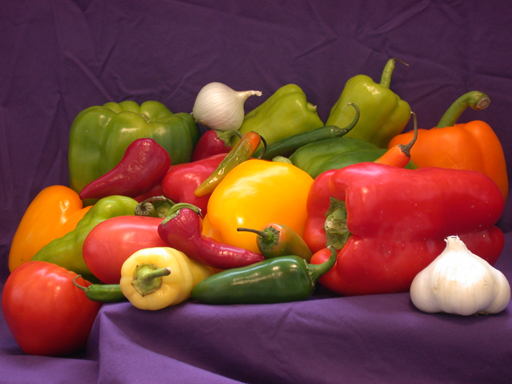
#> input picture assignment1/images/images/task1/peppers.png, 512 x 384 px, found by its file name
$ jupyter execute colorHistograms2.ipynb
#> lines starting #> are read from the running program, lines starting #| are printed output that depends on the picture
[cell 1]
import cv2
import numpy as np
import matplotlib.pyplot as plt
from PIL import Image

# [13 lines of commented-out code are left out]
cv2.startWindowThread()

# provide the path to your image file
img_bgr=cv2.imread('../../images/peppers.png')
#> img_bgr is the input picture: shape (384, 512, 3); mean B, G, R 57.6, 66.4, 120.8

cv2.imshow('input image', img_bgr)

print('press a key to plot histograms')
cv2.waitKey()


# convert from BGR to RGB because cv2 reads in the BGR order
img=cv2.cvtColor(img_bgr,cv2.COLOR_BGR2RGB)

# obtain compact color histograms
red_hist = cv2.calcHist([img], [0], None, [32], [0, 255])
#> red_hist = 32 values, max 38950 at index 8, min 10 at index 0, mean 5794.8
green_hist = cv2.calcHist([img], [1], None, [32], [0, 255])
#> green_hist = 32 values, max 45609 at index 4, min 367 at index 30, mean 6133.6
blue_hist = cv2.calcHist([img], [2], None, [32], [0, 255])
#> blue_hist = 32 values, max 37871 at index 8, min 162 at index 27, mean 6133.8


# plot the histograms
plt.subplot(4, 1, 1)
plt.imshow(img)
plt.title('image')
plt.xticks([])
plt.yticks([])

plt.subplot(4, 1, 2)
plt.plot(red_hist, color='r')
plt.xlim([0, 255])
plt.title('red histogram')

plt.subplot(4, 1, 3)
plt.plot(green_hist, color='g')
plt.xlim([0, 255])
plt.title('green histogram')

plt.subplot(4, 1, 4)
plt.plot(blue_hist, color='b')
plt.xlim([0, 255])
plt.title('blue histogram')

plt.tight_layout()
plt.show()
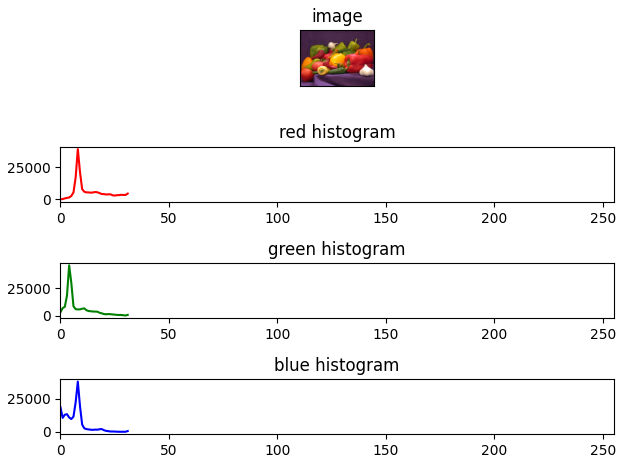
#> figure drawn by matplotlib, 4 panels; panel 2: curve peaks at x = 8, y = 38950; panel 3: curve peaks at x = 4, y = 45609; panel 4: curve peaks at x = 8, y = 37871

print('press a key to close image')
cv2.waitKey()
cv2.destroyAllWindows()
cv2.waitKey(1)

# iof you would like to see the image as read by cv2
print('press a key to show original image inline (BGR format)')
cv2.waitKey()
plt.imshow(img_bgr)


$ run again, with assignment1/images/images/task1/lighthouse.png copied over assignment1/images/images/task1/peppers.png
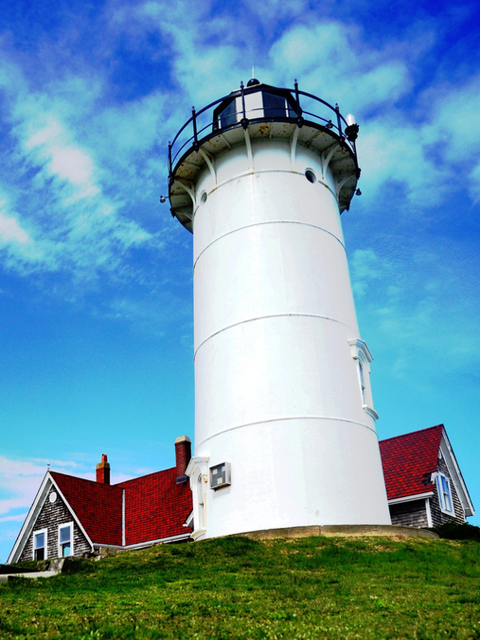
#> input picture assignment1/images/images/task1/lighthouse.png, 480 x 640 px, found by its file name
#> img_bgr is the input picture: shape (640, 480, 3); mean B, G, R 171.4, 150.1, 106.4
#> red_hist = 32 values, max 25676 at index 9, min 1696 at index 22, mean 9597.3
#> green_hist = 32 values, max 20626 at index 24, min 2743 at index 4, mean 9552.4
#> blue_hist = 32 values, max 87062 at index 26, min 541 at index 20, mean 9514.7
#> `plt.show()`:
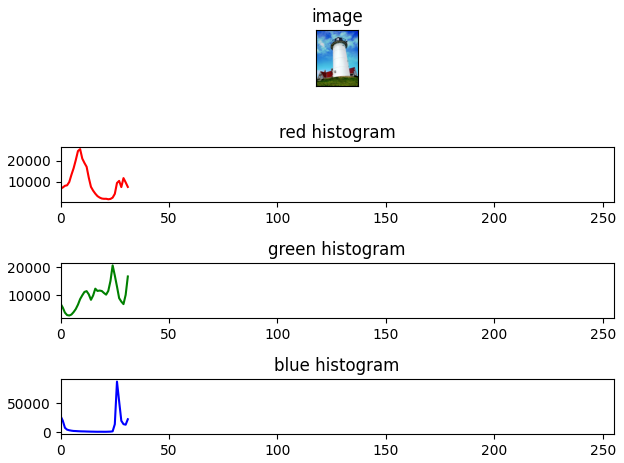
#> figure drawn by matplotlib, 4 panels; panel 2: curve peaks at x = 9, y = 25676; panel 3: curve peaks at x = 24, y = 20626; panel 4: curve peaks at x = 26, y = 87062

$ run again, with assignment1/images/images/task1/floresVermelhas.bmp saved as assignment1/images/images/task1/peppers.png
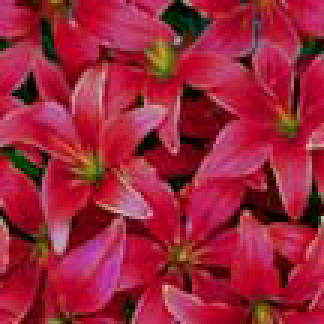
#> input picture assignment1/images/images/task1/floresVermelhas.bmp, 108 x 108 px, found by its file name (shown 3 times larger)
#> img_bgr is the input picture: shape (108, 108, 3); mean B, G, R 58.1, 35.8, 157.1
#> red_hist = 32 values, max 1680 at index 23, min 1 at index 31, mean 364.4
#> green_hist = 32 values, max 2763 at index 0, min 0 at index 22, mean 364.5
#> blue_hist = 32 values, max 1165 at index 4, min 0 at index 25, mean 364.5
#> `plt.show()`:
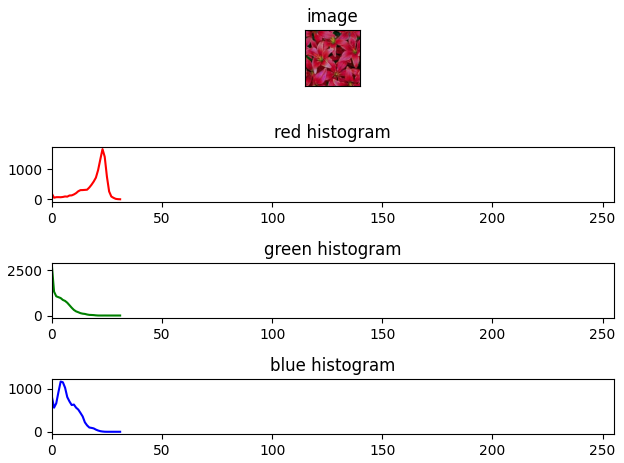
#> figure drawn by matplotlib, 4 panels; panel 2: curve peaks at x = 23, y = 1680; panel 3: curve peaks at x = 0, y = 2763; panel 4: curve peaks at x = 4, y = 1165

$ run again, with assignment1/images/images/task1/folhasVerdes.bmp saved as assignment1/images/images/task1/peppers.png
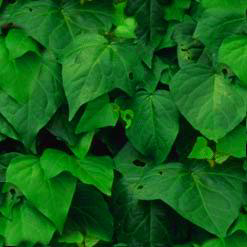
#> input picture assignment1/images/images/task1/folhasVerdes.bmp, 247 x 247 px, found by its file name
#> img_bgr is the input picture: shape (247, 247, 3); mean B, G, R 24.4, 96.3, 19.4
#> red_hist = 32 values, max 20977 at index 0, min 0 at index 14, mean 1906.5
#> green_hist = 32 values, max 6010 at index 14, min 0 at index 26, mean 1906.5
#> blue_hist = 32 values, max 11883 at index 1, min 0 at index 13, mean 1906.5
#> `plt.show()`:
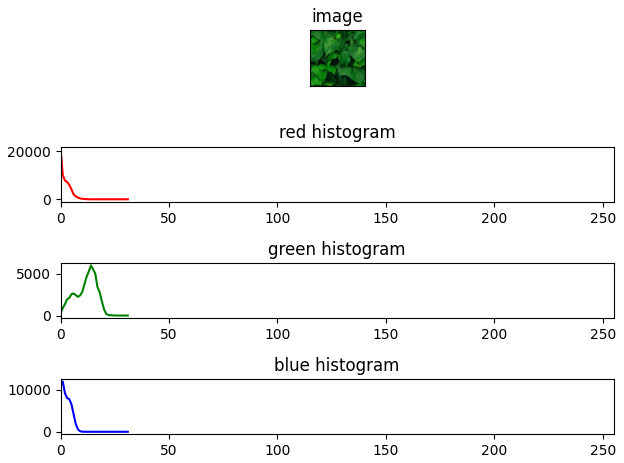
#> figure drawn by matplotlib, 4 panels; panel 2: curve peaks at x = 0, y = 20977; panel 3: curve peaks at x = 14, y = 6010; panel 4: curve peaks at x = 1, y = 11883
